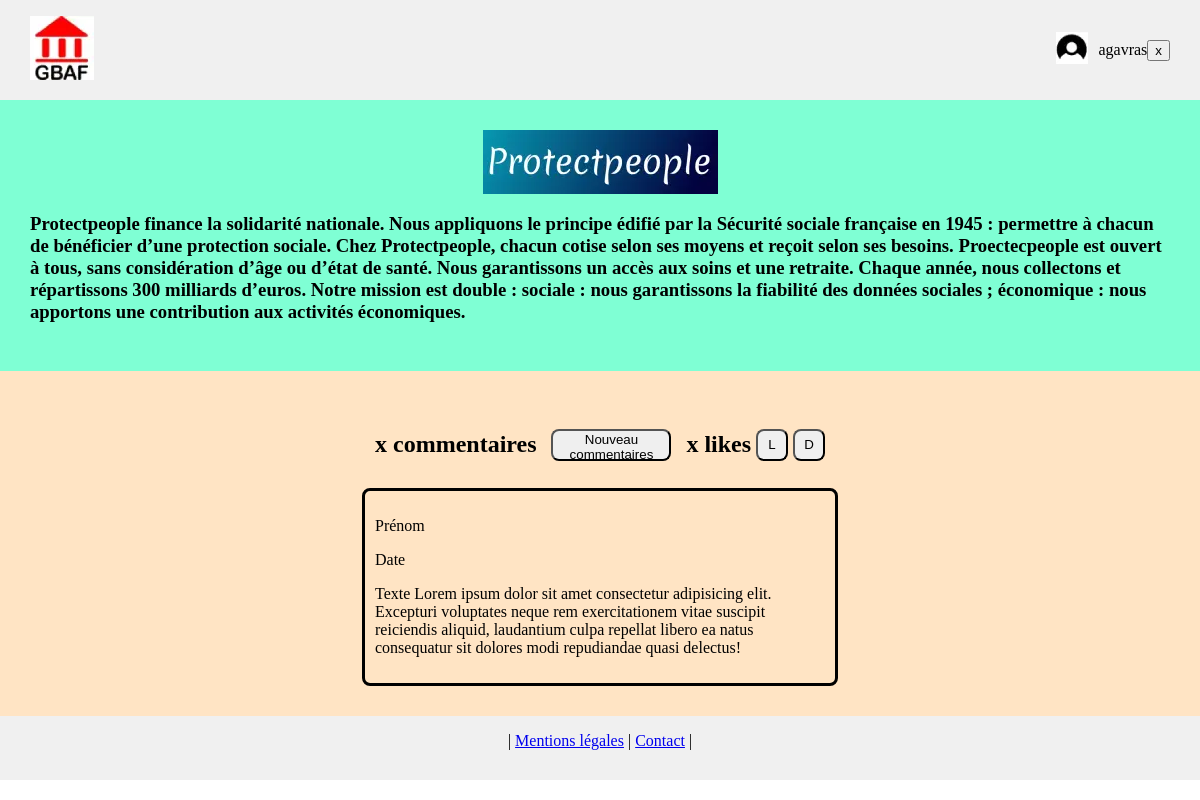
The page /acteur2.php (signed in) on the database its author committed.
### tables this page shows
CREATE TABLE IF NOT EXISTS `acteur` (
  `id_acteur` int NOT NULL AUTO_INCREMENT,
  `acteur` text NOT NULL,
  `description` text NOT NULL,
  `logo` text NOT NULL,
  PRIMARY KEY (`id_acteur`)
);

### acteur2.php (the view, shortened to what this page needs)
<?php
try
{
    $bdd = new PDO('mysql:host=localhost;dbname=gbafpdo;charset=utf8', 'root', '2421lw21PHP');
}
catch(Exception $e)
{
        die('Erreur : '.$e->getMessage());
}
$sth = $bdd->prepare("SELECT description FROM acteur where id_acteur=2");
$sth->execute();
$desc2 = $sth->fetch();
    $sth = $bdd->prepare("SELECT logo FROM acteur where id_acteur=2");
    $sth->execute();
    $img2 = $sth->fetch();
?>
<!DOCTYPE html>
<html lang="fr">
<head>
    <link rel="stylesheet" href="./assets/css/style.css">
</head>
<body>
    <header>
        <div id="cadreLogoGBAF">
            <a href="./accueil.php">
                <img src="./assets/img/gbaf.webp" alt="logo gbaf">
            </a>
        </div>
        <div id="cadreIdUtilisateur">
            <a href="./parametresDuCompte.php">
                <img src="./assets/img/user.webp" alt="icon utilisateur">
            </a>
            <p><?php echo $_SESSION["username"]; ?></p>
            <a href="./logout.php">
                <button>x</button>
            </a>
        </div>
    </header>
    <section id="presentationActeur">
        <?php echo '<img src="./assets/img/'.$img2[0].'" alt="logo partenaire">' ?>
        <h3><?php echo $desc2[0] ?></h3>
    </section>
    <section id="commentairesActeur">
        <div id="div1Commentaires">
            <h2>x commentaires</h2>
            <button id="btnNouveauCommentaire">Nouveau commentaires</button>
            <h2>x likes</h2>
            <button id="btnLike">L</button>
            <button id="btnDislike">D</button>
        </div>
        <div id="commentairesPHP">
            <p>Prénom</p>
            <p>Date</p>
            <p>Texte Lorem ipsum dolor sit amet consectetur adipisicing elit. Excepturi voluptates neque rem
                exercitationem vitae suscipit reiciendis aliquid, laudantium culpa repellat libero ea natus consequatur
                sit dolores modi repudiandae quasi delectus!</p>
        </div>
    </section>
    <footer>
        <p> | <a href="http://">Mentions légales</a> | <a href="http://">Contact</a> | </p>
    </footer>
</body>
</html>

### assets/css/style.css (style rules this page uses)
html body { margin: 0; padding: 0; }
header { background-color: rgb(240, 240, 240); width: auto; height: 100px; display: flex; justify-content: space-between; padding-top: 0px; padding-bottom: 0px; padding-left: 30px; padding-right: 30px; }
#cadreLogoGBAF { display: flex; align-items: center; }
#cadreIdUtilisateur { display: flex; align-items: center; }
#cadreIdUtilisateur img { padding-right: 10px; }
footer { background-color: rgb(240, 240, 240); width: 100%; height: 64px; display: flex; justify-content: center; }
#presentationActeur { background-color: aquamarine; padding: 30px; display: flex; flex-flow: column; width: auto; }
#presentationActeur img { align-self: center; }
#commentairesActeur { background-color: bisque; padding: 30px; display: flex; flex-flow: column; align-items: center; justify-content: center; width: auto; }
#div1Commentaires { width: 450px; display: flex; justify-content: space-between; align-items: center; padding: 10px; }
#div1Commentaires button { border-radius: 8px; }
#btnNouveauCommentaire { height: 32px; width: 120px; margin: 10px; }
#btnLike { height: 32px; width: 32px; }
#btnDislike { height: 32px; width: 32px; }
#commentairesPHP { width: 450px; padding: 10px; border-radius: 8px; border-style: solid; }

### rows shown on the page
acteur: logo (picture), description "Protectpeople finance la solidarité nationale. Nous appliquons le principe édifié par la Sécurité sociale française en 1945 : permettre à chacun de bénéficier d’une protection sociale. Chez Protectpeople, chacun cotise selon ses moyens et reçoit selon ses besoins. Proectecpeople est ouvert à tous, sans considération d’âge ou d’état de santé. Nous garantissons un accès aux soins et une retraite. Chaque année, nous collectons et répartissons 300 milliards d’euros. Notre mission est double : sociale : nous garantissons la fiabilité des données sociales ; économique : nous apportons une contribution aux activités économiques."

### other values the page prints
$_SESSION["username"] "agavras"
